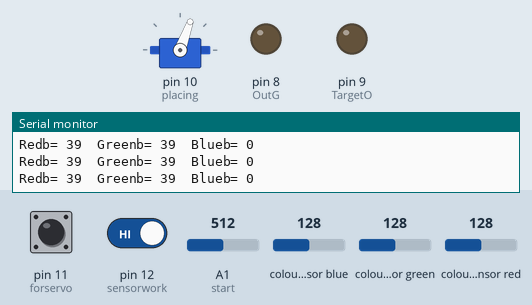
Recording of a sketch running on a simulated Arduino Uno, built with avr-gcc and run on an emulated ATmega328P. Parts: servo, output pins drawn as LEDs (lit = HIGH), the last lines printed to the serial monitor. Wiring (inferred from the names in the program): TCS3200 colour sensor: output pin 7; S2 pin 4; S3 pin 5; S0 pin 2; S1 pin 3. Inputs (shaded band) come from the test bench; at power-on: colour sensor green 128, pin 11 (forservo) HIGH, pin 12 (sensorwork) HIGH, A1 (start) = 512, colour sensor blue 128, colour sensor red 128. Pins used as bus, display or sensor lines are not drawn.

Above: at 1.2 s.
1.3 s: colour sensor green set to 51
4.3 s: colour sensor green set to 43
At 4.9 s:
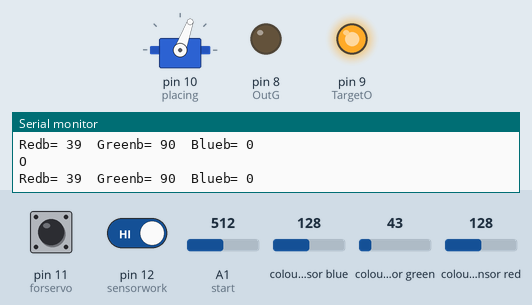
6.0 s: pin 11 (forservo) pulled LOW for 1 s
At 7.1 s:
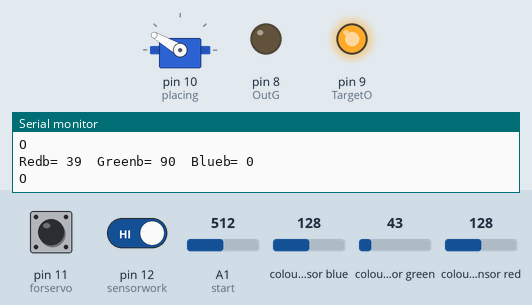
Timing chart, 0 to 11.3 s (numbered marks = the images above; inputs shaded):
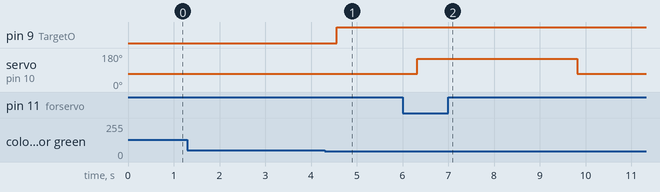

The sketch:

thesis_colour_detection000.ino
```cpp
#include<Servo.h>

#define S0 2
#define S1 3
#define S2 4
#define S3 5
#define sensorOut1 6//for balls
#define sensorOut2 7//for target colour
#define OutG 8
#define TargetO 9
#define forservo 11
#define sensorwork 12
#define start A1
Servo placing;

int Reda,Redb,Greena,Greenb,Bluea,Blueb,W,analogvalue,servoread;

void setup() {
  pinMode(S0, OUTPUT);
  pinMode(S1, OUTPUT);
  pinMode(S2, OUTPUT);
  pinMode(S3, OUTPUT);
  pinMode(sensorOut1, INPUT);
  pinMode(sensorOut2, INPUT);
  pinMode(OutG,OUTPUT);
  pinMode(TargetO,OUTPUT);
  pinMode(forservo,INPUT_PULLUP);
  pinMode(sensorwork,INPUT_PULLUP);
  pinMode(start,INPUT);
  // Setting frequency-scaling to 20%
  digitalWrite(S0,HIGH);
  digitalWrite(S1,LOW);
  digitalWrite(S0,HIGH);
  digitalWrite(S1,LOW);
  placing.attach(10);
  Serial.begin(9600);
}

//main
void loop() {
   placing.write(70);
   delay(50);

  analogvalue=analogRead(start);
  if (analogvalue>500){

  //detect the target colour
  // Setting red filtered photodiodes to be read
  digitalWrite(S2,LOW);
  digitalWrite(S3,LOW);
  // Reading the output frequency

  Redb = pulseIn(sensorOut2, LOW);
  // Printing the value on the serial monitor

  Serial.print("Redb= ");
  Serial.print(Redb);
  Serial.print("  ");
  delay(100);
  // Setting Green filtered photodiodes to be read


  digitalWrite(S2,HIGH);
  digitalWrite(S3,HIGH);
  // Reading the output frequency

   Greenb = pulseIn(sensorOut2, LOW);
 // Printing the value on the serial monitor

  Serial.print("Greenb= ");
  Serial.print(Greenb);
  Serial.print("  ");
  delay(100);

  digitalWrite(S2,LOW);
  digitalWrite(S3,HIGH);
  Bluea = pulseIn(sensorOut2, LOW);
  Serial.print("Blueb= ");//printing name
  Serial.print(Blueb);//printing RED color frequency
  Serial.println("  ");
  delay(100);

  if(Redb<55&&Greenb>85){
    digitalWrite(TargetO,HIGH);
    Serial.println("O");
  }

  else if(Redb>70&&Greenb<70){
    digitalWrite(TargetO,LOW);
    Serial.println("G");
  }
  }

  // Setting Blue filtered photodiodes to be read


 //for colors
   int detection=digitalRead(sensorwork);
   if(detection==0){
    for(int i=0;i<9;i++){

  digitalWrite(S2,LOW);
  digitalWrite(S3,LOW);
  Reda = pulseIn(sensorOut1, LOW);
  Serial.print("Reda= ");//printing name
  Serial.print(Reda);//printing RED color frequenc
  Serial.print("  ");
  Serial.print("Redb= ");
  Serial.print(Redb);
  Serial.print("  ");
  delay(100);

  digitalWrite(S2,HIGH);
  digitalWrite(S3,HIGH);
  Greena = pulseIn(sensorOut1, LOW);
  Serial.print("Greena= ");//printing name
  Serial.print(Greena);//printing RED color frequency
  Serial.print("  ");
  Serial.print("Greenb= ");
  Serial.print(Greenb);
  Serial.print("  ");
  delay(100);

  digitalWrite(S2,LOW);
  digitalWrite(S3,HIGH);
  Bluea = pulseIn(sensorOut1, LOW);
  Serial.print("Bluea= ");//printing name
  Serial.print(Bluea);//printing RED color frequency
  Serial.println("  ");
  delay(100);


  //Target Orange
if(Redb<55&&Greenb>85){

 if(Reda>125&&Greena>165&&Bluea>175){
    Serial.println("nothing");
    delay(300);}
  else if(Reda>55&&Greena<140){
    Serial.println ("It's Green");
    digitalWrite(OutG,HIGH);
    delay(3000);}
  else if (Reda<55){
    Serial.println("It's Orange,target");
    digitalWrite(OutG,LOW);
    delay(3000);}
}

//Target Green
  else if(Redb>70&&Greenb<70){

  if(Reda>125&&Greena>165&&Bluea>175){
    Serial.println("nothing");
    delay(300);}
  else if(Reda>55&&Greena<140){
    Serial.println ("It's Green,target");
    digitalWrite(OutG,HIGH);
    delay(3000);
    }
  else if (Reda<50){
    Serial.println("It's Orange");
    digitalWrite(OutG,LOW);
    delay(3000);}

     delay(1000);
      }
    }
   }

 //servo motor
 servoread = digitalRead(forservo);
 if(servoread==0){

  placing.write(150);
  delay(500);
  delay(3000);
  placing.write(70);
  delay(500);

    }

  }
```

Measured:
- the behaviour switches between 47 and 46 on colour sensor green (found by bisection; images 0 and 1)
- after the input at 4.3 s, pin 9 (TargetO): LOW → HIGH after 0.26 s
- after the input at 6.0 s, servo on pin 10 (placing): 70° → 150° after 0.32 s, → 70° 3.5 s later
